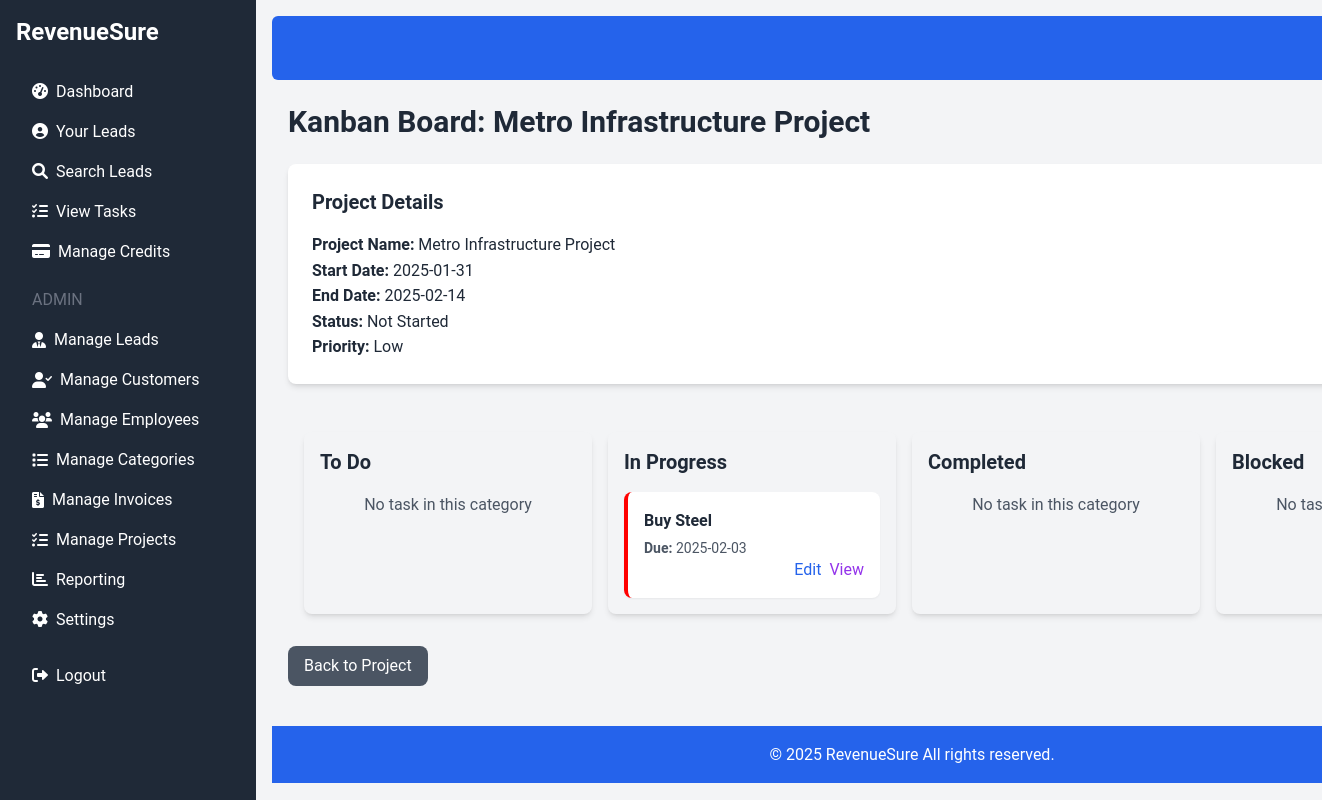
Page /kanban_board.php?project_id=6 (signed in) on the earlier database version.
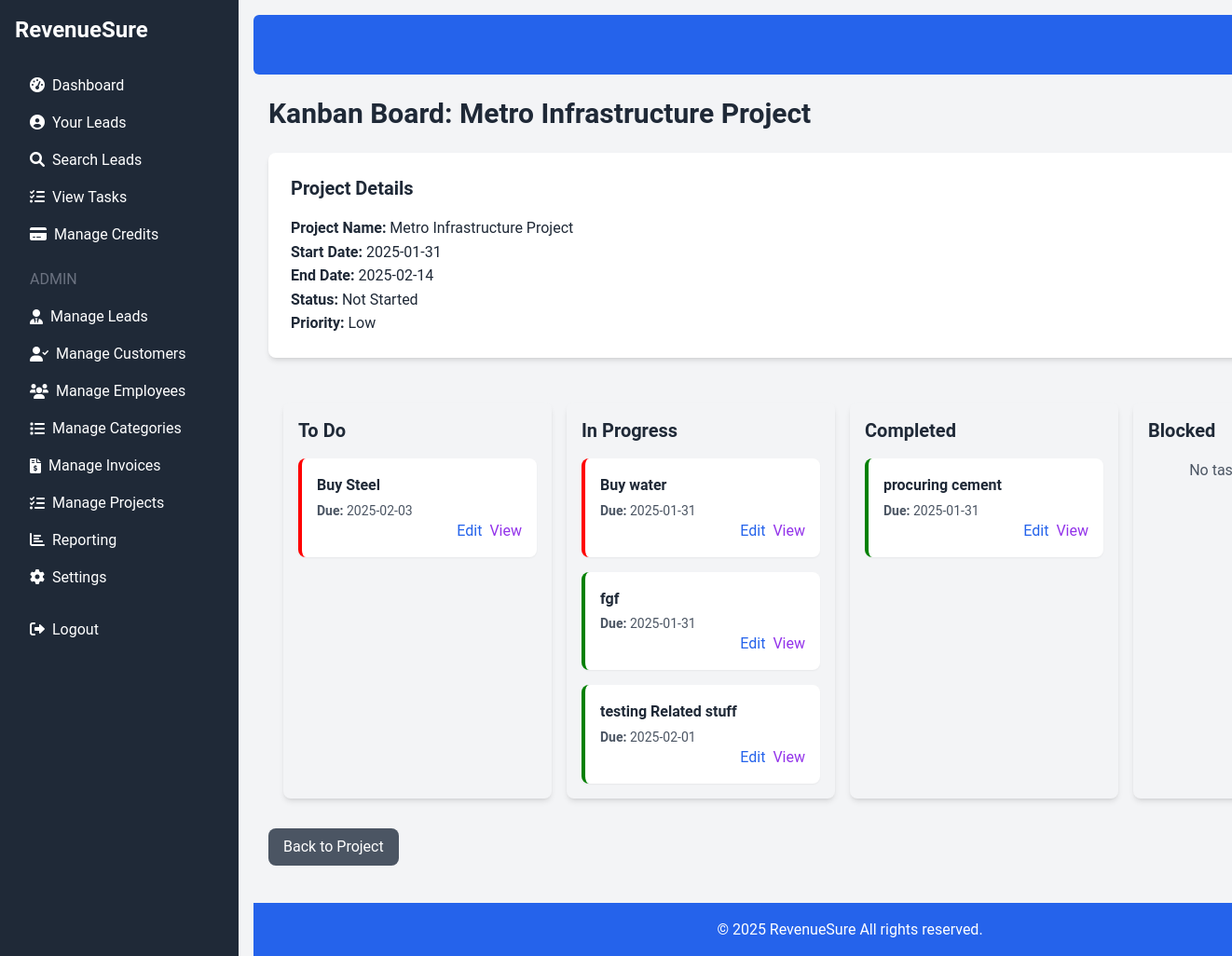
Same page on the later database version.
### tables this page shows
CREATE TABLE `tasks` (
  `id` int(11) NOT NULL,
  `lead_id` int(11) DEFAULT NULL,
  `user_id` int(11) NOT NULL,
  `task_id` varchar(50) DEFAULT NULL,
  `task_name` varchar(255) DEFAULT NULL,
  `project_id` int(11) DEFAULT NULL,
  `task_type` enum('Follow-Up','Meeting','Deadline') NOT NULL,
  `description` text DEFAULT NULL,
  `due_date` datetime NOT NULL,
  `status` enum('To Do','In Progress','Completed','Blocked','Canceled','Pending') DEFAULT 'To Do',
  `estimated_hours` decimal(6,2) DEFAULT NULL,
  `billable` tinyint(1) DEFAULT 0,
  `priority` enum('Low','Medium','High') DEFAULT 'Medium',
  `created_at` timestamp NOT NULL DEFAULT current_timestamp()
);

### kanban_board.php (the view, shortened to what this page needs)
<?php
require 'db.php';
$project_id = isset($_GET['project_id']) ? (int)$_GET['project_id'] : null;
$stmt = $conn->prepare("SELECT * FROM projects WHERE id = :project_id");
$stmt->bindParam(':project_id', $project_id);
$stmt->execute();
$project = $stmt->fetch(PDO::FETCH_ASSOC);
$stmt = $conn->prepare("SELECT tasks.*, users.username FROM tasks JOIN users ON tasks.user_id = users.id WHERE project_id = :project_id ORDER BY due_date ASC");
$stmt->bindParam(':project_id', $project_id);
$stmt->execute();
$tasks = $stmt->fetchAll(PDO::FETCH_ASSOC);
require 'header.php';
?>
  <h1 class="text-3xl font-bold text-gray-800 mb-6">Kanban Board: <?php echo htmlspecialchars($project['name']); ?></h1>
    <div class="bg-white p-6 rounded-lg shadow-md mb-8">
        <h2 class="text-xl font-bold text-gray-800 mb-4">Project Details</h2>
           <p><strong>Project Name:</strong> <?php echo htmlspecialchars($project['name']); ?></p>
           <p><strong>Start Date:</strong> <?php echo htmlspecialchars($project['start_date']); ?></p>
              <?php if($project['end_date']): ?>
                 <p><strong>End Date:</strong> <?php echo htmlspecialchars($project['end_date']); ?></p>
                <?php endif; ?>
                <p><strong>Status:</strong> <?php echo htmlspecialchars($project['status']); ?></p>
           <p><strong>Priority:</strong> <?php echo htmlspecialchars($project['priority']); ?></p>
    </div>
    <div class="flex overflow-x-auto gap-4 p-4">
        <?php
            $statuses = ['To Do', 'In Progress', 'Completed', 'Blocked', 'Canceled'];
            foreach ($statuses as $status):
                $filtered_tasks = array_filter($tasks, function ($task) use ($status) {
                 return $task['status'] === $status;
              });
            ?>
            <div class="kanban-column w-72 min-w-72 bg-gray-100 rounded-lg p-4 shadow-md" data-status="<?php echo $status; ?>">
                <h2 class="text-xl font-bold text-gray-800 mb-4"><?php echo $status; ?></h2>
                  <div class="kanban-items space-y-4">
                    <?php if($filtered_tasks) :
                      foreach ($filtered_tasks as $task):
                        ?>
                        <div
                            class="kanban-item bg-white p-4 rounded-lg shadow-sm flex flex-col justify-between"
                            data-task-id="<?php echo $task['id']; ?>" draggable="true"
                             style="border-left: 4px solid <?php
                                  switch ($task['priority']) {
                                     case 'High':
                                         echo 'red';
                                          break;
                                       case 'Low':
                                         echo 'green';
                                            break;
                                }
                             ?>;"
                        >
                           <div>
                             <p class="text-gray-800 font-semibold"><?php echo htmlspecialchars($task['task_name']); ?></p>
                               <p class="text-gray-600 text-sm mt-1">
                                    <strong>Due:</strong> <?php echo htmlspecialchars(date('Y-m-d', strtotime($task['due_date']))); ?>
                                 </p>
                           </div>
                            <div class="flex justify-end gap-2">
                                <a href="edit_task.php?id=<?php echo $task['id']; ?>" class="text-blue-600 hover:underline">Edit</a>
                                    <a href="view_tasks.php?project_id=<?php echo $project_id ?>&task_id=<?php echo $task['id'] ?>" class="text-purple-600 hover:underline">View</a>
                                </div>
                        </div>
                    <?php  endforeach; else: ?>
                         <p class="text-gray-600 text-center">No task in this category</p>
                    <?php endif; ?>
                  </div>
            </div>
        <?php endforeach; ?>
    </div>
   <div class="mt-4">
        <a href="view_project.php?id=<?php echo $project_id; ?>" class="bg-gray-600 text-white px-4 py-2 rounded-lg hover:bg-gray-700 transition duration-300 inline-block">Back to Project</a>
  </div>
<?php
require 'footer.php';
?>

Differences in the rows shown:
changed tasks "Buy Steel": status "In Progress" → "To Do" (drawn); moves from the list under "In Progress" to the list under "To Do"
added tasks: task_name "Buy water", due_date "2025-01-31", priority "High" (drawn), shown under "In Progress"
added tasks: task_name "fgf", due_date "2025-01-31", shown under "In Progress"
added tasks: task_name "testing Related stuff", due_date "2025-02-01", shown under "In Progress"
added tasks: task_name "procuring cement", due_date "2025-01-31", shown under "Completed"
Other differences:
list line gone: "No task in this category"
